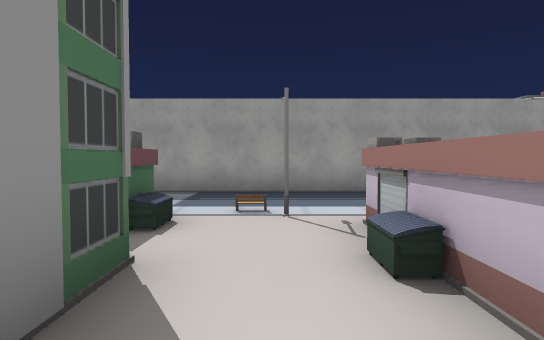
view 1 (above)

24 first-person views from a walk through a 3-D level made in the Unity game engine. The camera is 1.4 m above the floor, tilts 2° down and sees 75° across. The floor is counted in squares, 2 m on a side. Each view is taken from the middle of a square. On the plan, view 1 faces up. The plan holds only what a view shows up to about 11 squares ahead; the rest is blank. The place goes on beyond the plan. Some animated figures are not drawn. Some surface patterns are stand-ins.

view 2
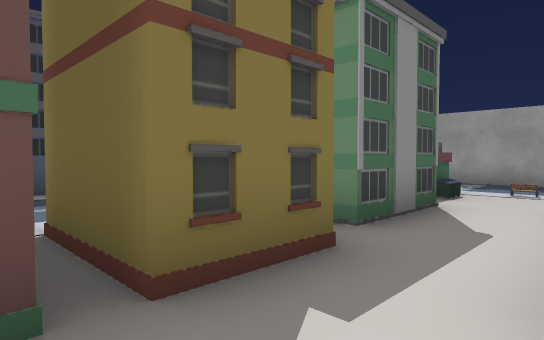

view 3
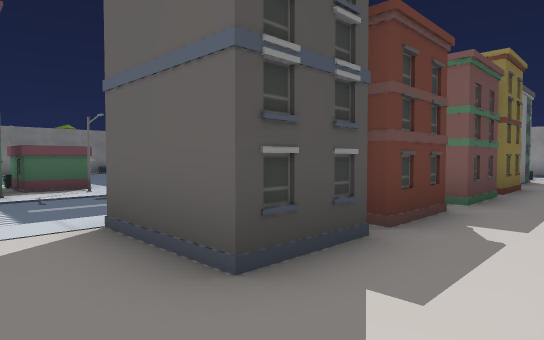

view 4
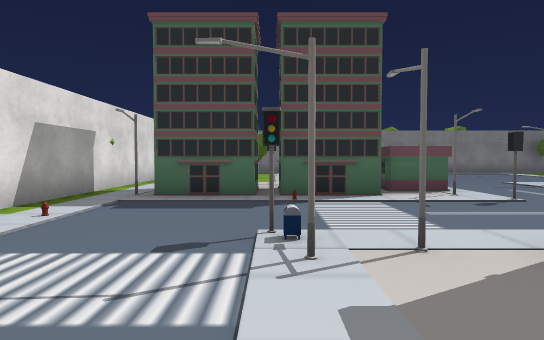

view 5
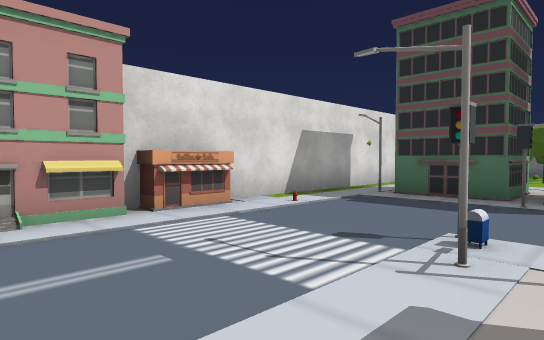

view 6
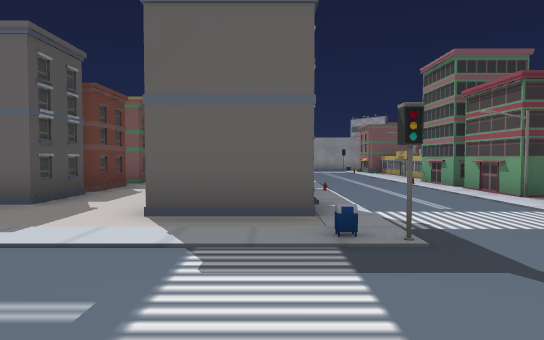

view 7
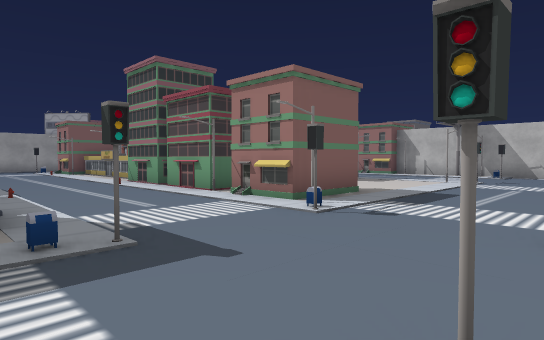

view 8
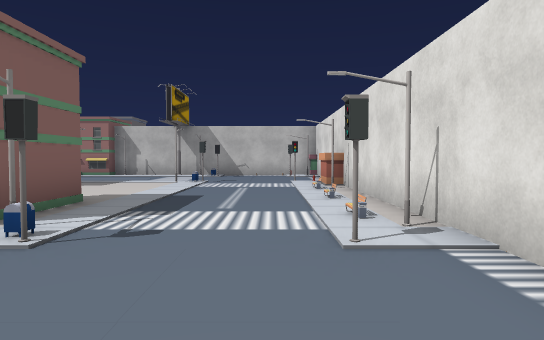

view 9
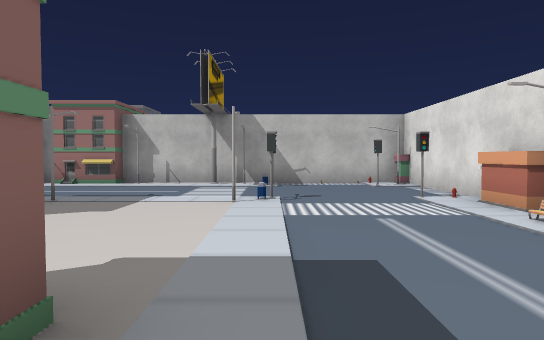

view 10
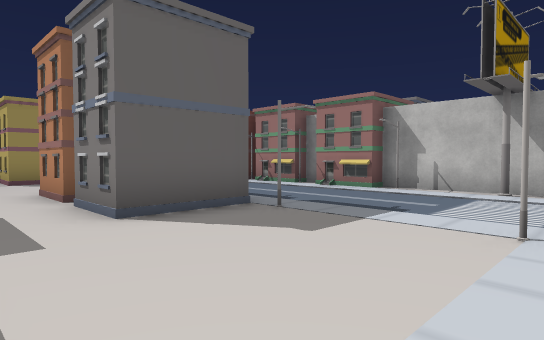

view 11
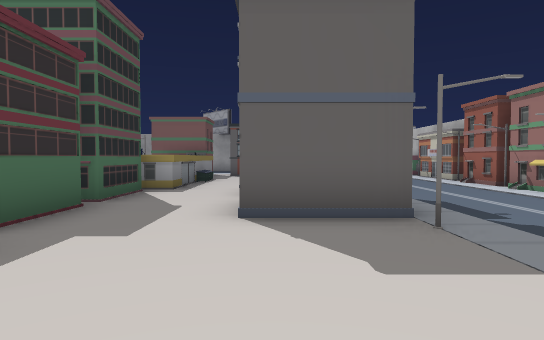

view 12
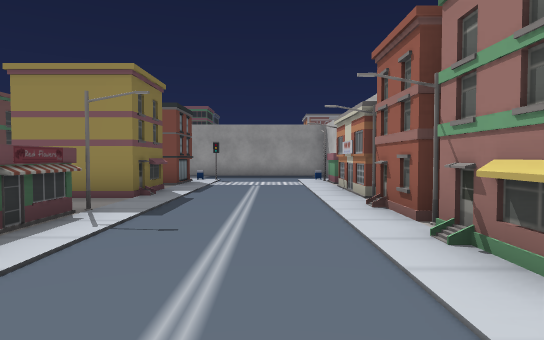

view 13
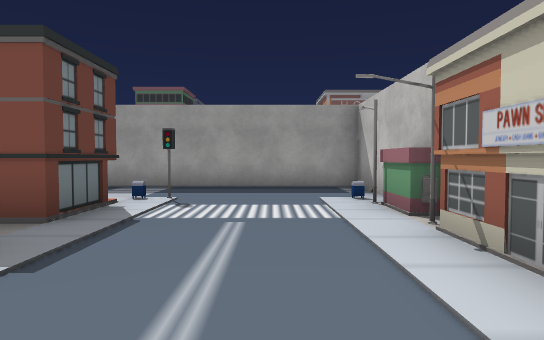

view 14
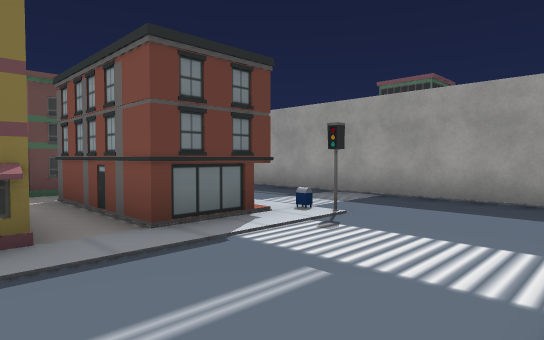

view 15
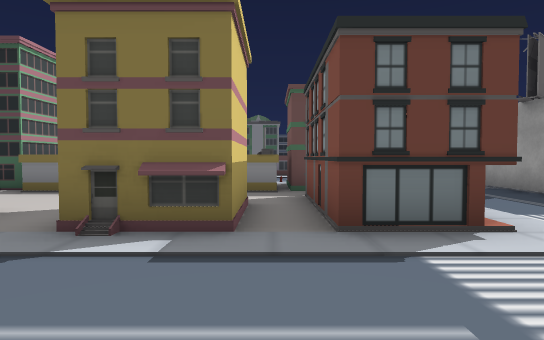

view 16
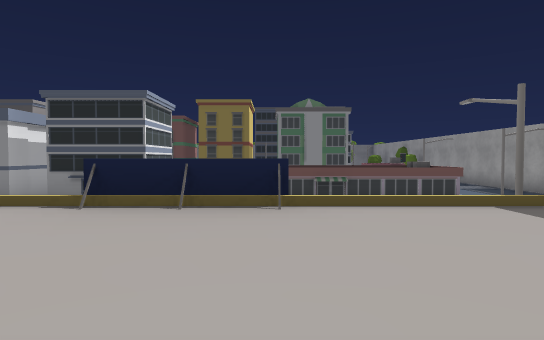

view 17
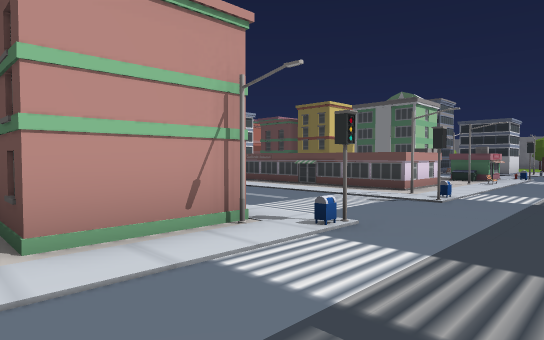

view 18
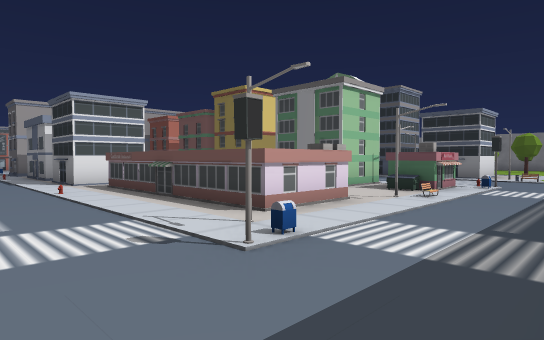

view 19
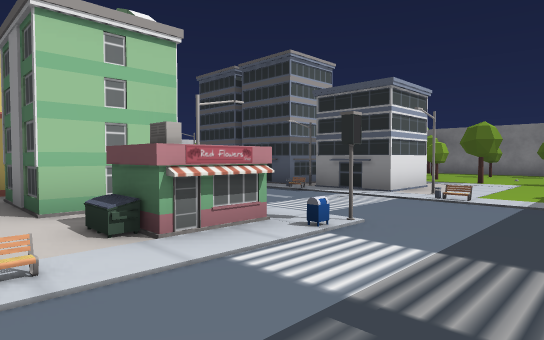

view 20
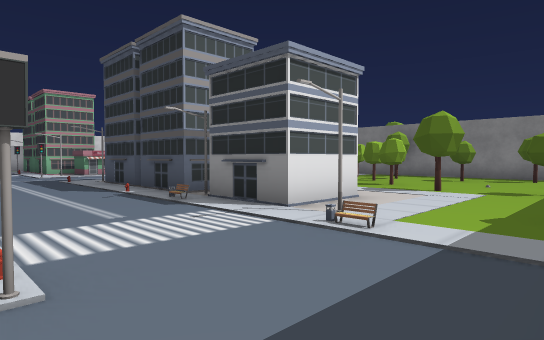

view 21
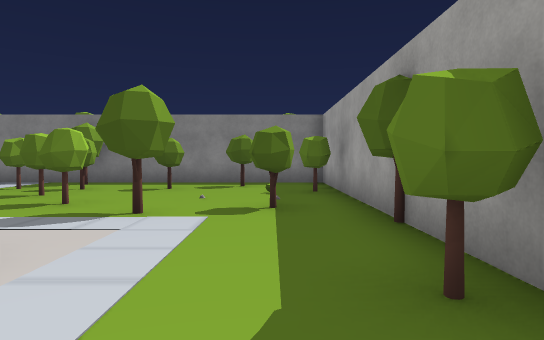

view 22
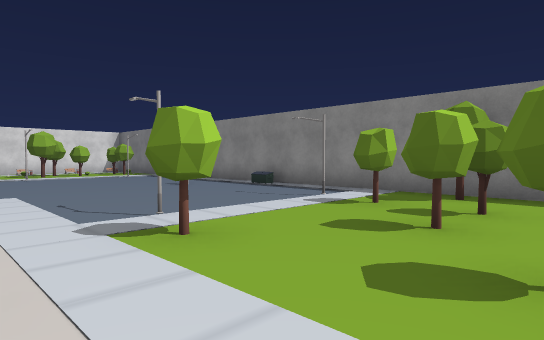

view 23
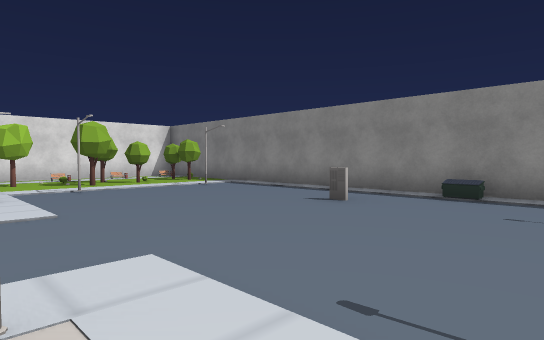

view 24
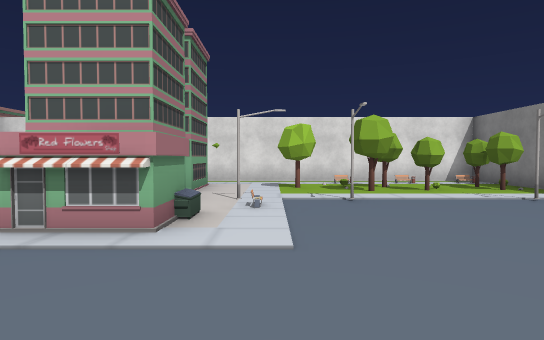

### Floor plan
Key: @ floor where view 1 was taken; # wall or solid block; . main floor; : floor 0.25 m higher than the main floor; / step, stairs or slope; ^ raised ledge; S streetlight; B building; U dumpster; M mailbox; T tree; I billboard; O other object.
Columns run from 16 left of view 1 to 20 right of it. Each row starts with its distance up from view 1.
 10                                  B
  9                                  B
  8      #T#      #####       OO O O B#
  7 #..T..T.T................I........
  6 #....T............................
  5 #T.......S/..M......M..M......M..M#
  4 #.T..#T..S....O.S...S...S#.  B....S
  3 #....T.. #...SO..^^^...B #.###....S
  2 #.TT.... SB...##.^ ^...S^ ........B
  1 #T......##...B #.^ ^..  ^^  ##B...#
  0 #.T..T.. #...  .@^ ^..  ^^/.##....S
 -1 #.S..S.. B...  B.^ ^... ^^O...S...# B
 -2 #....... B....##.. .....^^...O....S B
 -3 #....... O..   #..##...O ^...O....# B
 -4 U......O ...   #. #B....##..# B...O B
 -5 #...........   .. ##....#B... O...# B
 -6 #.#.........   #.. B....##..# B...# B
 -7 #.........#.   ...  ...B##....S...S
 -8 #......UOS...B #..  ...S......S...#
 -9 #.......#B.......B  ...B# ........I
-10 #.S..S.S##...S.........S##....S...O
-11 #........#...MS.....M..M......O..O#
-12 #T.TTT..##........................
-13 #T......#B....... ................
-14 #      ..S.....B.  . ..SS.:.S....O#
-15 ########O####O         ######O#  #O
-16                              O

Where each view was taken, in squares from view 1:
view 1: 0 up, 0 right, facing up
view 2: 3 down, 1 right, facing up-left
view 3: 10 down, 1 right, facing up-left
view 4: 11 down, 0 right, facing left
view 5: 10 down, 0 right, facing down-left
view 6: 14 down, 3 right, facing up
view 7: 14 down, 3 right, facing up-right
view 8: 13 down, 4 right, facing right
view 9: 11 down, 8 right, facing right
view 10: 11 down, 10 right, facing up-right
view 11: 11 down, 12 right, facing up
view 12: 6 down, 16 right, facing up
view 13: 1 down, 16 right, facing up
view 14: 1 up, 17 right, facing up-left
view 15: 2 up, 17 right, facing left
view 16: 0 up, 10 right, facing left
view 17: 7 up, 10 right, facing down-left
view 18: 7 up, 6 right, facing down-left
view 19: 7 up, 0 right, facing down-left
view 20: 7 up, 3 left, facing down-left
view 21: 6 up, 6 left, facing left
view 22: 3 up, 9 left, facing down-left
view 23: 2 down, 9 left, facing down-left
view 24: 4 down, 10 left, facing down
